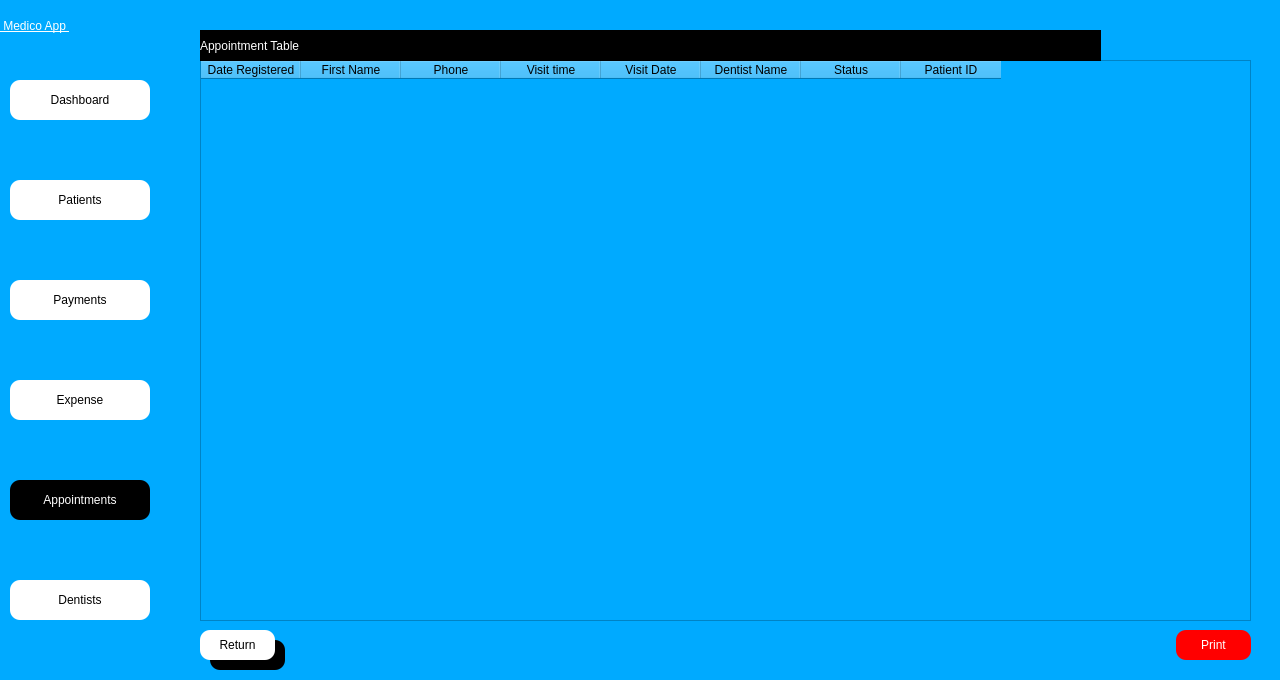
<?xml version="1.0" encoding="UTF-8"?>
<ui version="4.0">
 <class>Dialog</class>
 <widget class="QDialog" name="Dialog">
  <property name="geometry">
   <rect>
    <x>0</x>
    <y>0</y>
    <width>1280</width>
    <height>680</height>
   </rect>
  </property>
  <property name="windowTitle">
   <string>Dialog</string>
  </property>
  <property name="styleSheet">
   <string notr="true">background-color: rgb(0, 170, 255);</string>
  </property>
  <widget class="QWidget" name="side_bar" native="true">
   <property name="geometry">
    <rect>
     <x>0</x>
     <y>0</y>
     <width>160</width>
     <height>681</height>
    </rect>
   </property>
   <property name="styleSheet">
    <string notr="true">
background-color: rgba(170, 170, 255,.5);
</string>
   </property>
   <widget class="QPushButton" name="patient_btn">
    <property name="geometry">
     <rect>
      <x>10</x>
      <y>180</y>
      <width>140</width>
      <height>40</height>
     </rect>
    </property>
    <property name="styleSheet">
     <string notr="true">QPushButton{


font:  14pt &quot;Segoe UI &quot;;
background-color: rgb(255, 255, 255);
border-top-left-radius:10px;
border-bottom-left-radius:10px;
border-top-right-radius:10px;
border-bottom-right-radius:10px;}
QPushButton:hover{
	background-color: rgb(161, 161, 161);
	color: rgb(255, 255, 255);
}
QPushButton:focus{
	background-color: rgb(161, 161, 161);
	color: rgb(255, 255, 255);
}</string>
    </property>
    <property name="text">
     <string>Patients</string>
    </property>
    <property name="icon">
     <iconset>
      <normaloff>../Medico_modern/patientdownload .png</normaloff>../Medico_modern/patientdownload .png</iconset>
    </property>
   </widget>
   <widget class="QPushButton" name="dash_btn">
    <property name="geometry">
     <rect>
      <x>10</x>
      <y>80</y>
      <width>140</width>
      <height>40</height>
     </rect>
    </property>
    <property name="styleSheet">
     <string notr="true">QPushButton{


font:  14pt &quot;Segoe UI &quot;;
background-color: rgb(255, 255, 255);
border-top-left-radius:10px;
border-bottom-left-radius:10px;
border-top-right-radius:10px;
border-bottom-right-radius:10px;}
QPushButton:hover{
	background-color: rgb(161, 161, 161);
	color: rgb(255, 255, 255);
}
QPushButton:focus{
	background-color: rgb(161, 161, 161);
	color: rgb(255, 255, 255);
}</string>
    </property>
    <property name="text">
     <string>Dashboard</string>
    </property>
    <property name="icon">
     <iconset>
      <normaloff>../Medico_modern/dashboard.png</normaloff>../Medico_modern/dashboard.png</iconset>
    </property>
   </widget>
   <widget class="QPushButton" name="appointment_btn">
    <property name="geometry">
     <rect>
      <x>10</x>
      <y>480</y>
      <width>140</width>
      <height>40</height>
     </rect>
    </property>
    <property name="styleSheet">
     <string notr="true">
QPushButton{


font:  14pt &quot;Segoe UI &quot;;
background-color: rgb(255, 255, 255);
border-top-left-radius:10px;
border-bottom-left-radius:10px;
border-top-right-radius:10px;
border-bottom-right-radius:10px;

	background-color: rgb(0, 0, 0);
	color: rgb(255, 255, 255);
}

QPushButton:hover{
	background-color: rgb(161, 161, 161);
	color: rgb(255, 255, 255);
}

QPushButton:focus{
	background-color: rgb(0, 0, 0);
	color: rgb(255, 255, 255);
}
</string>
    </property>
    <property name="text">
     <string>Appointments</string>
    </property>
    <property name="icon">
     <iconset>
      <normaloff>../Medico_modern/appointmentdownload (1).png</normaloff>../Medico_modern/appointmentdownload (1).png</iconset>
    </property>
   </widget>
   <widget class="QPushButton" name="dentist_btn">
    <property name="geometry">
     <rect>
      <x>10</x>
      <y>580</y>
      <width>140</width>
      <height>40</height>
     </rect>
    </property>
    <property name="styleSheet">
     <string notr="true">QPushButton{


font:  14pt &quot;Segoe UI &quot;;
background-color: rgb(255, 255, 255);
border-top-left-radius:10px;
border-bottom-left-radius:10px;
border-top-right-radius:10px;
border-bottom-right-radius:10px;}
QPushButton:hover{
	background-color: rgb(161, 161, 161);
	color: rgb(255, 255, 255);
}
QPushButton:focus{
	background-color: rgb(161, 161, 161);
	color: rgb(255, 255, 255);
}</string>
    </property>
    <property name="text">
     <string>Dentists</string>
    </property>
    <property name="icon">
     <iconset>
      <normaloff>../Medico_modern/dentistimages.png</normaloff>../Medico_modern/dentistimages.png</iconset>
    </property>
   </widget>
   <widget class="QPushButton" name="payment_btn">
    <property name="geometry">
     <rect>
      <x>10</x>
      <y>280</y>
      <width>140</width>
      <height>40</height>
     </rect>
    </property>
    <property name="styleSheet">
     <string notr="true">QPushButton{


font:  14pt &quot;Segoe UI &quot;;
background-color: rgb(255, 255, 255);
border-top-left-radius:10px;
border-bottom-left-radius:10px;
border-top-right-radius:10px;
border-bottom-right-radius:10px;}
QPushButton:hover{
	background-color: rgb(161, 161, 161);
	color: rgb(255, 255, 255);
}
QPushButton:focus{
	background-color: rgb(161, 161, 161);
	color: rgb(255, 255, 255);
}</string>
    </property>
    <property name="text">
     <string>Payments</string>
    </property>
    <property name="icon">
     <iconset>
      <normaloff>../Medico_modern/billingdownload (1).png</normaloff>../Medico_modern/billingdownload (1).png</iconset>
    </property>
   </widget>
   <widget class="QPushButton" name="expense_btn">
    <property name="geometry">
     <rect>
      <x>10</x>
      <y>380</y>
      <width>140</width>
      <height>40</height>
     </rect>
    </property>
    <property name="styleSheet">
     <string notr="true">QPushButton{


font:  14pt &quot;Segoe UI &quot;;
background-color: rgb(255, 255, 255);
border-top-left-radius:10px;
border-bottom-left-radius:10px;
border-top-right-radius:10px;
border-bottom-right-radius:10px;}
QPushButton:hover{
	background-color: rgb(161, 161, 161);
	color: rgb(255, 255, 255);
}
QPushButton:focus{
	background-color: rgb(161, 161, 161);
	color: rgb(255, 255, 255);
}</string>
    </property>
    <property name="text">
     <string>Expense</string>
    </property>
    <property name="icon">
     <iconset>
      <normaloff>../Medico_modern/billingdownload (1).png</normaloff>../Medico_modern/billingdownload (1).png</iconset>
    </property>
   </widget>
   <widget class="QLabel" name="label_4">
    <property name="geometry">
     <rect>
      <x>0</x>
      <y>0</y>
      <width>161</width>
      <height>51</height>
     </rect>
    </property>
    <property name="styleSheet">
     <string notr="true">font: 20pt &quot;MS Shell Dlg 2&quot;;
font: 75 20pt &quot;MS Shell Dlg 2&quot;;
text-decoration: underline;
font: 22pt &quot;MS Shell Dlg 2&quot;;
background-color: rgba(255, 255, 255,0);
color: rgb(255, 255, 255);
</string>
    </property>
    <property name="text">
     <string> Medico App </string>
    </property>
   </widget>
  </widget>
  <widget class="QTableWidget" name="appointment_table">
   <property name="geometry">
    <rect>
     <x>200</x>
     <y>60</y>
     <width>1051</width>
     <height>561</height>
    </rect>
   </property>
   <property name="focusPolicy">
    <enum>Qt::ClickFocus</enum>
   </property>
   <property name="styleSheet">
    <string notr="true">background-color: rgba(255, 255, 255,.85);
font:  12pt &quot;Segoe UI &quot;;</string>
   </property>
   <column>
    <property name="text">
     <string>Date Registered</string>
    </property>
   </column>
   <column>
    <property name="text">
     <string>First Name</string>
    </property>
   </column>
   <column>
    <property name="text">
     <string>Phone</string>
    </property>
   </column>
   <column>
    <property name="text">
     <string>Visit time</string>
    </property>
   </column>
   <column>
    <property name="text">
     <string>Visit Date</string>
    </property>
   </column>
   <column>
    <property name="text">
     <string>Dentist Name</string>
    </property>
   </column>
   <column>
    <property name="text">
     <string>Status</string>
    </property>
   </column>
   <column>
    <property name="text">
     <string>Patient ID</string>
    </property>
   </column>
  </widget>
  <widget class="QLabel" name="visit_date">
   <property name="geometry">
    <rect>
     <x>200</x>
     <y>30</y>
     <width>901</width>
     <height>31</height>
    </rect>
   </property>
   <property name="styleSheet">
    <string notr="true">
color: rgb(255, 255, 255);
background-color: rgb(0, 0, 0);

font:  14pt &quot;Segoe UI &quot;;</string>
   </property>
   <property name="text">
    <string>Appointment Table</string>
   </property>
  </widget>
  <widget class="QLabel" name="label">
   <property name="geometry">
    <rect>
     <x>0</x>
     <y>0</y>
     <width>1281</width>
     <height>680</height>
    </rect>
   </property>
   <property name="text">
    <string/>
   </property>
   <property name="pixmap">
    <pixmap>../Images/jonathan-borba-W9YEY6G8LVM-unsplash.jpg</pixmap>
   </property>
   <property name="scaledContents">
    <bool>true</bool>
   </property>
  </widget>
  <widget class="QPushButton" name="return_btn">
   <property name="geometry">
    <rect>
     <x>200</x>
     <y>630</y>
     <width>75</width>
     <height>30</height>
    </rect>
   </property>
   <property name="styleSheet">
    <string notr="true">QPushButton{


font:  14pt &quot;Segoe UI &quot;;
background-color: rgb(255, 255, 255);
border-top-left-radius:10px;
border-bottom-left-radius:10px;
border-top-right-radius:10px;
border-bottom-right-radius:10px;}
QPushButton:hover{
	background-color: rgb(161, 161, 161);
	color: rgb(255, 255, 255);
}
QPushButton:focus{
	background-color: rgb(161, 161, 161);
	color: rgb(255, 255, 255);
}</string>
   </property>
   <property name="text">
    <string>Return</string>
   </property>
  </widget>
  <widget class="QLabel" name="label_2">
   <property name="geometry">
    <rect>
     <x>210</x>
     <y>640</y>
     <width>75</width>
     <height>30</height>
    </rect>
   </property>
   <property name="styleSheet">
    <string notr="true">background-color: rgb(0, 0, 0);
font: 12pt &quot;MS Shell Dlg 2&quot;;
border-top-left-radius:10px;
border-bottom-left-radius:10px;
border-top-right-radius:10px;
border-bottom-right-radius:10px;
color: rgb(255, 255, 255);
</string>
   </property>
   <property name="text">
    <string/>
   </property>
  </widget>
  <widget class="QPushButton" name="print_btn">
   <property name="geometry">
    <rect>
     <x>1176</x>
     <y>630</y>
     <width>75</width>
     <height>30</height>
    </rect>
   </property>
   <property name="styleSheet">
    <string notr="true">QPushButton{
	background-color: rgb(255, 0, 0);

font:  14pt &quot;Segoe UI &quot;;
	color: rgb(255, 255, 255);
border-top-left-radius:10px;
border-bottom-left-radius:10px;
border-top-right-radius:10px;
border-bottom-right-radius:10px;}
QPushButton:hover{
	background-color: rgb(255, 0, 0);
	background-color: rgb(255, 85, 0);
	color: rgb(255, 255, 255);
}
QPushButton:focus{
	background-color: rgb(255, 0, 0);
	background-color: rgb(255, 85, 0);
	color: rgb(255, 255, 255);
}</string>
   </property>
   <property name="text">
    <string>Print</string>
   </property>
  </widget>
  <zorder>label</zorder>
  <zorder>side_bar</zorder>
  <zorder>appointment_table</zorder>
  <zorder>visit_date</zorder>
  <zorder>label_2</zorder>
  <zorder>return_btn</zorder>
  <zorder>print_btn</zorder>
 </widget>
 <tabstops>
  <tabstop>appointment_btn</tabstop>
  <tabstop>dentist_btn</tabstop>
  <tabstop>return_btn</tabstop>
  <tabstop>print_btn</tabstop>
  <tabstop>dash_btn</tabstop>
  <tabstop>patient_btn</tabstop>
  <tabstop>payment_btn</tabstop>
  <tabstop>expense_btn</tabstop>
 </tabstops>
 <resources/>
 <connections/>
</ui>
